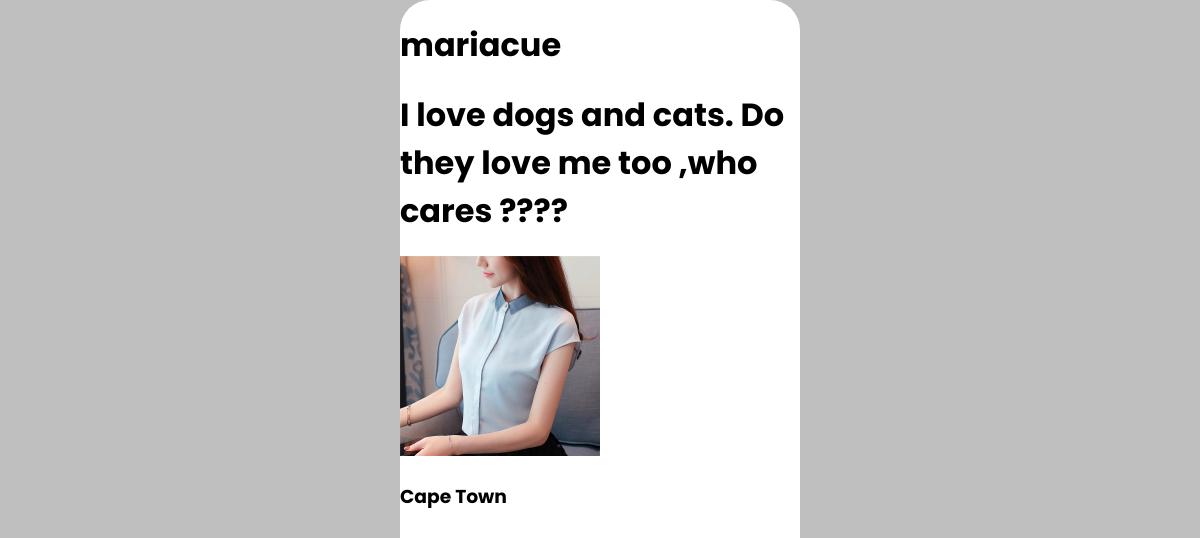
Screenshot of /profile/2 (signed in) with the database file from the repository.
### core/models.py (models this page shows, shortened)
class Profile(models.Model):
    user = models.OneToOneField(User, on_delete=models.CASCADE)
    bio = models.TextField(max_length=500, blank=True)
    profile_picture = models.ImageField(upload_to='profile_pictures/', blank=True, null=True)
    location = models.CharField(max_length=100, blank=True)
    verified = models.BooleanField(default=False)

### core/views.py (the view)
# urls.py: path('profile/<int:pk>', views.profile, name='profile'),
@login_required(login_url='core:login')
def profile(request, pk):
    user_profile = Profile.objects.get(user=pk)
    context = {'user_profile':user_profile}
    return render(request, 'core/profile.html', context)

### core/templates/core/profile.html
{% extends "core/base.html" %}
{% load static %}
{% block content %}
<h1>{{request.user.username}}</h1>
<h1>{{user_profile.bio}}</h1>
<img src="{{user_profile.profile_picture.url}}" style="width: 200px;">
<h3>{{user_profile.location}}</h3>
{% endblock content %}

### static/css/main.css (style rules this page uses)
body { margin: 0; padding: 0; background-color: #bfbfbf; display: flex; justify-content: center; height: 100vh; align-items: center; color: rgb(0, 0, 0); font-family: 'Poppins', sans-serif; }

### rows the page displays
Profile: bio "I love dogs and cats. Do they love me too ,who cares ????", profile_picture (picture), location "Cape Town"

### other values shown
{{ request.user.username }} "mariacue"
